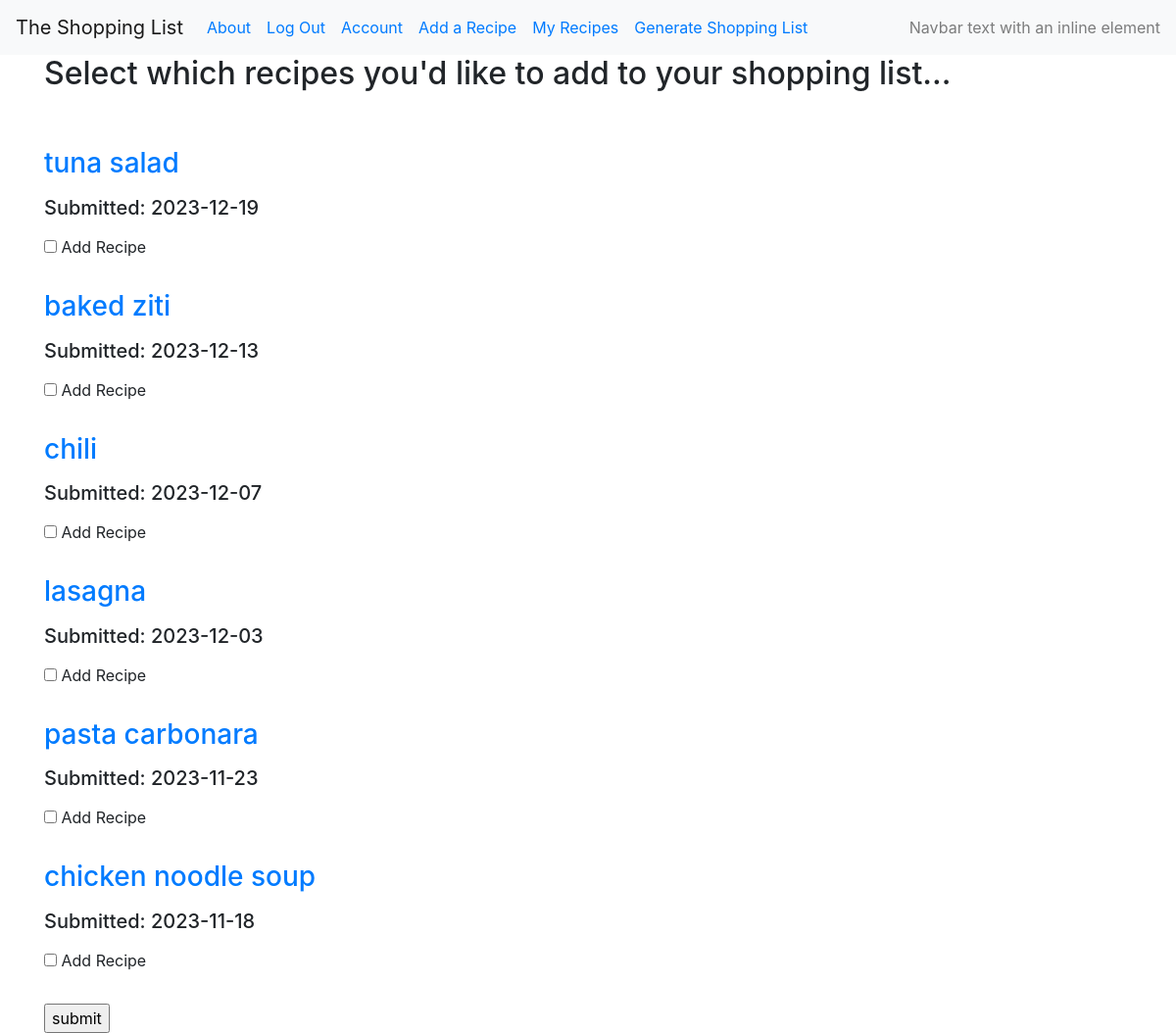
The page /users/one/generatelist on the database its author committed.
### crud_recipe/models.py (models this page shows, shortened)
@dataclass
class Recipe(db.Model):
    __tablename__ = 'recipes'
    id = db.Column(db.Integer(), primary_key=True)
    name = db.Column(db.String(100))
    user_id = db.Column(db.Integer, db.ForeignKey('users.id'))
    date = db.Column(db.DateTime, nullable=False, default=datetime.utcnow)

### crud_recipe/users/views.py (the view, shortened to what this page needs)
@user_views.route("/<username>/generatelist", methods=['GET', 'POST'])
def generate_shopping_list(username):
    if request.method == 'GET':
        user = User.query.filter_by(username=username).first_or_404()
        recipes = Recipe.query.filter_by(user_id=user.id).order_by(Recipe.date.desc()).all()
        return render_template('generate_shopping_list.html', recipes=recipes, current_user=user)

### crud_recipe/templates/generate_shopping_list.html
{% extends "base.html" %}
{% block content %}
<h2>Select which recipes you'd like to add to your shopping list...</h2>
<br>
<br>
<form action="{{ url_for('users.generate_shopping_list', username=current_user.username) }}" method="post" class="form-example">
{% for recipe in recipes %}
    <div>
        <label for="recipe name"><h3><a href="{{ url_for('recipes.recipe_view', recipe_id=recipe.id) }}">{{ recipe.name }}</a></h3></label>
        <br>
        <label for="recipe submit date"><h5> Submitted: {{ recipe.date.strftime('%Y-%m-%d') }} </h5></label>
    </div>
    <div>
        <input type="checkbox" id="add recipe box" name="{{ recipe.id }}" />
        <label for="adding recipe">Add Recipe</label>
    </div>
    <br>
{% endfor %}
    <div class="form-example">
    <input type="submit" value="submit" />
    </div>
</form>
{% endblock %}

### rows shown on the page
Recipe: name "tuna salad", date "2023-12-19"
Recipe: name "baked ziti", date "2023-12-13"
Recipe: name "chili", date "2023-12-07"
Recipe: name "lasagna", date "2023-12-03"
Recipe: name "pasta carbonara", date "2023-11-23"
Recipe: name "chicken noodle soup", date "2023-11-18"
